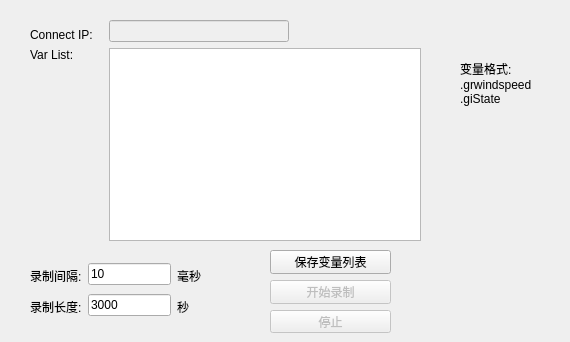
    <widget class="QWidget" name="tab">
     <attribute name="title">
      <string>DataRecorder</string>
     </attribute>
     <widget class="QLabel" name="label_16">
      <property name="geometry">
       <rect>
        <x>460</x>
        <y>60</y>
        <width>101</width>
        <height>71</height>
       </rect>
      </property>
      <property name="autoFillBackground">
       <bool>false</bool>
      </property>
      <property name="text">
       <string>变量格式:
.grwindspeed
.giState
</string>
      </property>
      <property name="textFormat">
       <enum>Qt::AutoText</enum>
      </property>
      <property name="scaledContents">
       <bool>false</bool>
      </property>
      <property name="alignment">
       <set>Qt::AlignLeading|Qt::AlignLeft|Qt::AlignTop</set>
      </property>
      <property name="wordWrap">
       <bool>false</bool>
      </property>
      <property name="textInteractionFlags">
       <set>Qt::NoTextInteraction</set>
      </property>
     </widget>
     <widget class="QWidget" name="layoutWidget">
      <property name="geometry">
       <rect>
        <x>30</x>
        <y>260</y>
        <width>171</width>
        <height>61</height>
       </rect>
      </property>
      <layout class="QGridLayout" name="gridLayout_3">
       <item row="0" column="2">
        <widget class="QLabel" name="label_21">
         <property name="text">
          <string>毫秒</string>
         </property>
         <property name="alignment">
          <set>Qt::AlignBottom|Qt::AlignLeading|Qt::AlignLeft</set>
         </property>
         <property name="wordWrap">
          <bool>false</bool>
         </property>
        </widget>
       </item>
       <item row="1" column="2">
        <widget class="QLabel" name="label_22">
         <property name="text">
          <string>秒</string>
         </property>
         <property name="alignment">
          <set>Qt::AlignBottom|Qt::AlignLeading|Qt::AlignLeft</set>
         </property>
         <property name="wordWrap">
          <bool>false</bool>
         </property>
        </widget>
       </item>
       <item row="1" column="1">
        <widget class="QLineEdit" name="lineEdit_long_recorder">
         <property name="text">
          <string>3000</string>
         </property>
        </widget>
       </item>
       <item row="0" column="0">
        <widget class="QLabel" name="label_17">
         <property name="layoutDirection">
          <enum>Qt::LeftToRight</enum>
         </property>
         <property name="text">
          <string>录制间隔:</string>
         </property>
         <property name="alignment">
          <set>Qt::AlignBottom|Qt::AlignLeading|Qt::AlignLeft</set>
         </property>
        </widget>
       </item>
       <item row="0" column="1">
        <widget class="QLineEdit" name="lineEdit_ter_recorder">
         <property name="text">
          <string>10</string>
         </property>
        </widget>
       </item>
       <item row="1" column="0">
        <widget class="QLabel" name="label_18">
         <property name="layoutDirection">
          <enum>Qt::LeftToRight</enum>
         </property>
         <property name="text">
          <string>录制长度:</string>
         </property>
         <property name="alignment">
          <set>Qt::AlignBottom|Qt::AlignLeading|Qt::AlignLeft</set>
         </property>
        </widget>
       </item>
      </layout>
     </widget>
     <widget class="QWidget" name="layoutWidget">
      <property name="geometry">
       <rect>
        <x>30</x>
        <y>20</y>
        <width>391</width>
        <height>221</height>
       </rect>
      </property>
      <layout class="QGridLayout" name="gridLayout_4">
       <item row="0" column="1">
        <widget class="QLineEdit" name="lineEdit_ip_recorder">
         <property name="enabled">
          <bool>false</bool>
         </property>
         <property name="maximumSize">
          <size>
           <width>180</width>
           <height>16777215</height>
          </size>
         </property>
        </widget>
       </item>
       <item row="0" column="0">
        <widget class="QLabel" name="label_14">
         <property name="layoutDirection">
          <enum>Qt::LeftToRight</enum>
         </property>
         <property name="text">
          <string>Connect IP:   </string>
         </property>
         <property name="alignment">
          <set>Qt::AlignBottom|Qt::AlignLeading|Qt::AlignLeft</set>
         </property>
        </widget>
       </item>
       <item row="1" column="1">
        <widget class="QTextEdit" name="textEdit_var_recorder"/>
       </item>
       <item row="1" column="0">
        <widget class="QLabel" name="label_15">
         <property name="layoutDirection">
          <enum>Qt::LeftToRight</enum>
         </property>
         <property name="text">
          <string>Var List:</string>
         </property>
         <property name="alignment">
          <set>Qt::AlignLeading|Qt::AlignLeft|Qt::AlignTop</set>
         </property>
        </widget>
       </item>
      </layout>
     </widget>
     <widget class="QWidget" name="layoutWidget">
      <property name="geometry">
       <rect>
        <x>270</x>
        <y>250</y>
        <width>121</width>
        <height>83</height>
       </rect>
      </property>
      <layout class="QVBoxLayout" name="verticalLayout">
       <item>
        <widget class="QPushButton" name="pushButton_savevar">
         <property name="text">
          <string>保存变量列表</string>
         </property>
        </widget>
       </item>
       <item>
        <widget class="QPushButton" name="pushButton_startRecorder">
         <property name="enabled">
          <bool>false</bool>
         </property>
         <property name="text">
          <string>开始录制</string>
         </property>
        </widget>
       </item>
       <item>
        <widget class="QPushButton" name="pushButton_stopRecorder">
         <property name="enabled">
          <bool>false</bool>
         </property>
         <property name="text">
          <string>停止</string>
         </property>
        </widget>
       </item>
      </layout>
     </widget>
    </widget>
